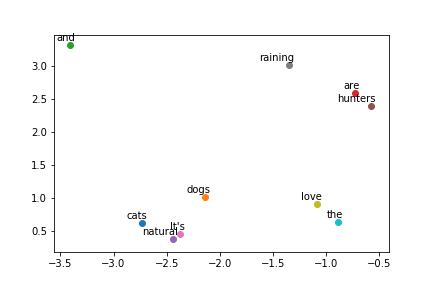

Python code for this plot:
# Inspired by https://www.tensorflow.org/versions/r0.7/tutorials/word2vec/index.html
import collections
import numpy as np
import tensorflow as tf
import matplotlib
matplotlib.use('Agg')
import matplotlib.pyplot as plt
import pdb

qwe=pdb.set_trace
# Configuration
batch_size = 20
# Dimension of the embedding vector. Two too small to get
# any meaningful embeddings, but let's make it 2 for simple visualization
embedding_size = 2
num_sampled = 15    # Number of negative examples to sample.

# Sample sentences
sentences = ["the quick brown fox jumped over the lazy dog",
            "I love cats and dogs",
            "we all love cats and dogs",
            "cats and dogs are great",
            "sung likes cats",
            "she loves dogs",
            "cats can be very independent",
            "cats are great companions when they want to be",
            "cats are playful",
            "cats are natural hunters",
            "It's raining cats and dogs",
            "cats are natural hunters",
            "It's raining cats and dogs",
            "cats are natural hunters",
            "It's raining cats and dogs",
            "cats are natural hunters",
            "It's raining cats and dogs",
            "cats are natural hunters",
            "It's raining cats and dogs",
            "cats are natural hunters",
            "It's raining cats and dogs",
            "cats are natural hunters",
            "It's raining cats and dogs",
            "cats are natural hunters",
            "It's raining cats and dogs",
            "cats are natural hunters",
            "It's raining cats and dogs",
            "cats are natural hunters",
            "It's raining cats and dogs",
            "cats are natural hunters",
            "It's raining cats and dogs",
            "cats are natural hunters",
            "It's raining cats and dogs",
            "dogs and cats love sung"]

# sentences to words and count
words = " ".join(sentences).split()
count = collections.Counter(words).most_common()
print ("Word count", count[:5])

# Build dictionaries
rdic = [i[0] for i in count] #reverse dic, idx -> word
dic = {w: i for i, w in enumerate(rdic)} #dic, word -> id
voc_size = len(dic)

# Make indexed word data
data = [dic[word] for word in words]
#print('Sample data', data[:10], [rdic[t] for t in data[:10]])

# Let's make a training data for window size 1 for simplicity
# ([the, brown], quick), ([quick, fox], brown), ([brown, jumped], fox), ...
cbow_pairs = [];
for i in range(1, len(data)-1) :
    cbow_pairs.append([[data[i-1], data[i+1]], data[i]]);
print('Context pairs', cbow_pairs[:10])

# Let's make skip-gram pairs
# (quick, the), (quick, brown), (brown, quick), (brown, fox), ...
skip_gram_pairs = [];
for c in cbow_pairs:
    skip_gram_pairs.append([c[1], c[0][0]])
    skip_gram_pairs.append([c[1], c[0][1]])
print('skip-gram pairs', skip_gram_pairs[:5])

def generate_batch(size):
    assert size < len(skip_gram_pairs)
    x_data=[]
    y_data = []
    r = np.random.choice(range(len(skip_gram_pairs)), size, replace=False)
    for i in r:
        x_data.append(skip_gram_pairs[i][0])  # n dim
        y_data.append([skip_gram_pairs[i][1]])  # n, 1 dim
    return x_data, y_data

# generate_batch test
print ('Batches (x, y)', generate_batch(3))

# Input data
train_inputs = tf.placeholder(tf.int32, shape=[batch_size])
# need to shape [batch_size, 1] for nn.nce_loss
train_labels = tf.placeholder(tf.int32, shape=[batch_size, 1])
# Ops and variables pinned to the CPU because of missing GPU implementation
with tf.device('/cpu:0'):
    # Look up embeddings for inputs.
    embeddings = tf.Variable(
        tf.random_uniform([voc_size, embedding_size], -1.0, 1.0))
    embed = tf.nn.embedding_lookup(embeddings, train_inputs) # lookup table

# Construct the variables for the NCE loss
nce_weights = tf.Variable(
    tf.random_uniform([voc_size, embedding_size],-1.0, 1.0))
nce_biases = tf.Variable(tf.zeros([voc_size]))

# Compute the average NCE loss for the batch.
# This does the magic:
#   tf.nn.nce_loss(weights, biases, inputs, labels, num_sampled, num_classes ...)
# It automatically draws negative samples when we evaluate the loss.
loss = tf.reduce_mean(tf.nn.nce_loss(nce_weights, nce_biases, train_labels, embed, num_sampled, voc_size))

# Use the adam optimizer
train_op = tf.train.AdamOptimizer(1e-1).minimize(loss)

# Launch the graph in a session
with tf.Session() as sess:
    # Initializing all variables
    tf.global_variables_initializer().run()

    for step in range(100):
        batch_inputs, batch_labels = generate_batch(batch_size)
        _, loss_val = sess.run([train_op, loss],
                feed_dict={train_inputs: batch_inputs, train_labels: batch_labels})
        if step % 10 == 0:
          print("Loss at ", step, loss_val) # Report the loss

    # Final embeddings are ready for you to use. Need to normalize for practical use
    trained_embeddings = embeddings.eval()

# Show word2vec if dim is 2
if trained_embeddings.shape[1] == 2:
    labels = rdic[:10] # Show top 10 words
    for i, label in enumerate(labels):
        x, y = trained_embeddings[i,:]
        plt.scatter(x, y)
        plt.annotate(label, xy=(x, y), xytext=(5, 2),
            textcoords='offset points', ha='right', va='bottom')
    plt.savefig("word2vec.png")